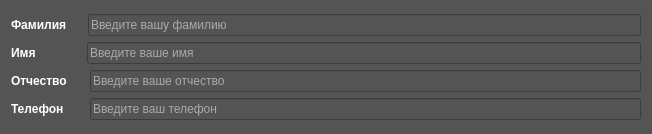
<?xml version="1.0" encoding="UTF-8"?>
<ui version="4.0">
 <class>Form</class>
 <widget class="QWidget" name="Form">
  <property name="geometry">
   <rect>
    <x>0</x>
    <y>0</y>
    <width>652</width>
    <height>134</height>
   </rect>
  </property>
  <property name="windowTitle">
   <string>Form</string>
  </property>
  <property name="styleSheet">
   <string notr="true">background-color: rgb(84, 84, 84);
color: rgb(255, 255, 255);</string>
  </property>
  <layout class="QVBoxLayout" name="verticalLayout_2">
   <item>
    <layout class="QVBoxLayout" name="verticalLayout">
     <item>
      <layout class="QHBoxLayout" name="horizontalLayout">
       <item>
        <widget class="QLabel" name="label">
         <property name="font">
          <font>
           <bold>true</bold>
          </font>
         </property>
         <property name="text">
          <string>Фамилия</string>
         </property>
        </widget>
       </item>
       <item>
        <spacer name="horizontalSpacer">
         <property name="orientation">
          <enum>Qt::Horizontal</enum>
         </property>
         <property name="sizeType">
          <enum>QSizePolicy::Fixed</enum>
         </property>
         <property name="sizeHint" stdset="0">
          <size>
           <width>15</width>
           <height>20</height>
          </size>
         </property>
        </spacer>
       </item>
       <item>
        <widget class="QLineEdit" name="lineEdit">
         <property name="font">
          <font>
           <pointsize>9</pointsize>
          </font>
         </property>
         <property name="placeholderText">
          <string>Введите вашу фамилию</string>
         </property>
        </widget>
       </item>
      </layout>
     </item>
     <item>
      <layout class="QHBoxLayout" name="horizontalLayout_2">
       <item>
        <widget class="QLabel" name="label_2">
         <property name="font">
          <font>
           <bold>true</bold>
          </font>
         </property>
         <property name="text">
          <string>Имя</string>
         </property>
        </widget>
       </item>
       <item>
        <spacer name="horizontalSpacer_2">
         <property name="orientation">
          <enum>Qt::Horizontal</enum>
         </property>
         <property name="sizeType">
          <enum>QSizePolicy::Fixed</enum>
         </property>
         <property name="sizeHint" stdset="0">
          <size>
           <width>45</width>
           <height>20</height>
          </size>
         </property>
        </spacer>
       </item>
       <item>
        <widget class="QLineEdit" name="lineEdit_2">
         <property name="placeholderText">
          <string>Введите ваше имя</string>
         </property>
        </widget>
       </item>
      </layout>
     </item>
     <item>
      <layout class="QHBoxLayout" name="horizontalLayout_3">
       <item>
        <widget class="QLabel" name="label_3">
         <property name="font">
          <font>
           <bold>true</bold>
          </font>
         </property>
         <property name="text">
          <string>Отчество</string>
         </property>
        </widget>
       </item>
       <item>
        <spacer name="horizontalSpacer_3">
         <property name="orientation">
          <enum>Qt::Horizontal</enum>
         </property>
         <property name="sizeType">
          <enum>QSizePolicy::Fixed</enum>
         </property>
         <property name="sizeHint" stdset="0">
          <size>
           <width>17</width>
           <height>20</height>
          </size>
         </property>
        </spacer>
       </item>
       <item>
        <widget class="QLineEdit" name="lineEdit_3">
         <property name="placeholderText">
          <string>Введите ваше отчество</string>
         </property>
        </widget>
       </item>
      </layout>
     </item>
     <item>
      <layout class="QHBoxLayout" name="horizontalLayout_4">
       <item>
        <widget class="QLabel" name="label_4">
         <property name="font">
          <font>
           <bold>true</bold>
          </font>
         </property>
         <property name="text">
          <string>Телефон</string>
         </property>
        </widget>
       </item>
       <item>
        <spacer name="horizontalSpacer_4">
         <property name="orientation">
          <enum>Qt::Horizontal</enum>
         </property>
         <property name="sizeType">
          <enum>QSizePolicy::Fixed</enum>
         </property>
         <property name="sizeHint" stdset="0">
          <size>
           <width>20</width>
           <height>20</height>
          </size>
         </property>
        </spacer>
       </item>
       <item>
        <widget class="QLineEdit" name="lineEdit_4">
         <property name="placeholderText">
          <string>Введите ваш телефон</string>
         </property>
        </widget>
       </item>
      </layout>
     </item>
    </layout>
   </item>
  </layout>
 </widget>
 <resources/>
 <connections/>
</ui>
